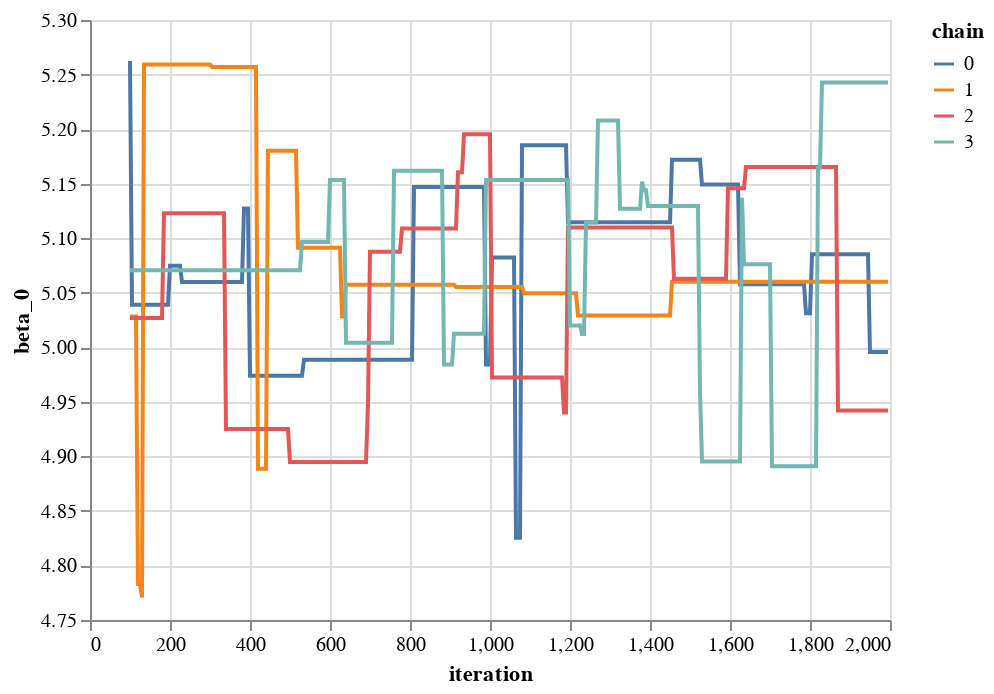

Source (notebook cell):
### Code cell
altair.Chart(
    df_samples.loc[lambda df: df["iteration"] >= 100].iloc[::5]
).mark_line().encode(
    altair.X("iteration"),
    altair.Y("beta_0", scale=altair.Scale(zero=False)),
    altair.Color("chain:N"),
)

### Figure 1 — Vega-Lite specification as saved in the notebook (floating-point values rounded to 4 significant figures; data arrays with more than 128 entries replaced by an {"elided": "..."} marker saying what was removed)
{"config": {"view": {"continuousWidth": 400, "continuousHeight": 300}}, "data": {"name": "data-1a84c03c7fcab51ce41c255d304837ee"}, "mark": "line", "encoding": {"color": {"field": "chain", "type": "nominal"}, "x": {"field": "iteration", "type": "quantitative"}, "y": {"field": "beta_0", "scale": {"zero": false}, "type": "quantitative"}}, "$schema": "https://vega.github.io/schema/vega-lite/v4.17.0.json", "datasets": {"data-1a84c03c7fcab51ce41c255d304837ee": {"elided": "1520 records"}}}
